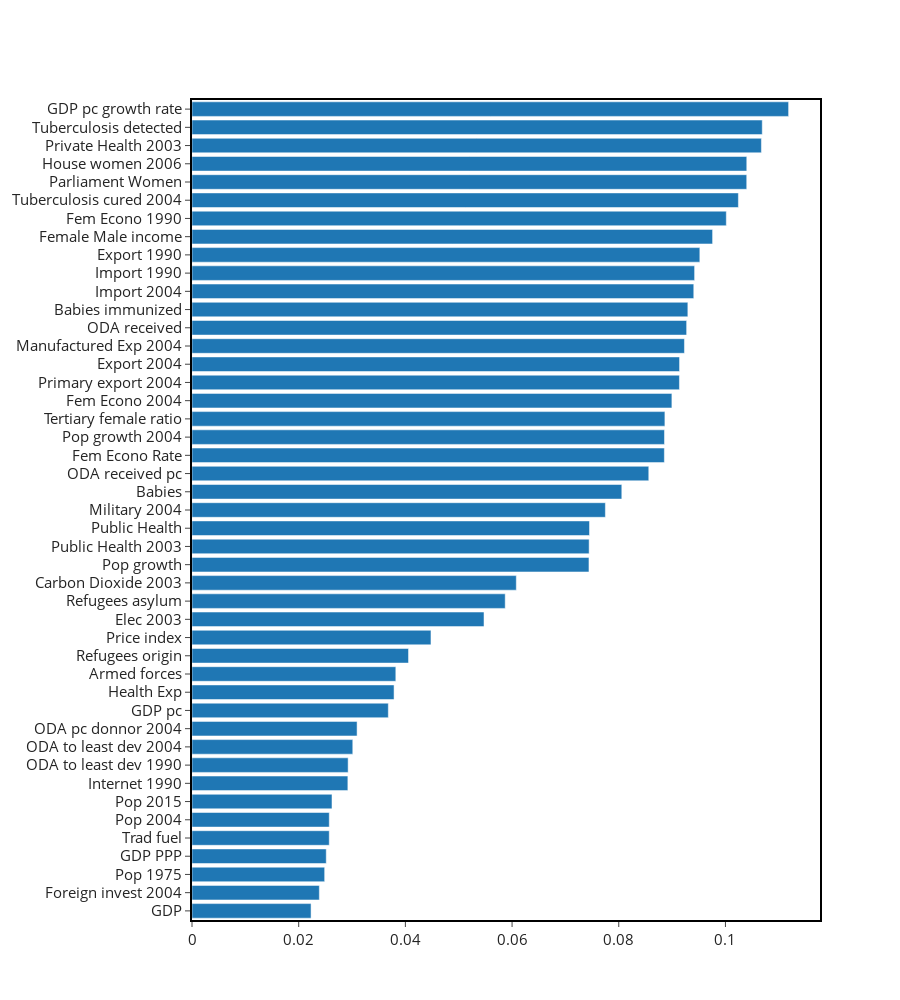

Notebook code cell kept with this figure:
### Markdown cell above
##### PLOT FEATURE IMPORTANCE RANKING

### Code cell
explainer.plot_feature_importance_ranking()

### Figure 1 — Plotly figure (JSON) as saved in the notebook; plotly's stock layout.template omitted (floating-point values rounded to 4 significant figures)
{"data": [{"orientation": "h", "showlegend": false, "type": "bar", "x": [0.07441, 0.08857, 0.0448, 0.06079, 0.0952, 0.0914, 0.05474, 0.02232, 0.02517, 0.0368, 0.1118, 0.08855, 0.1002, 0.08996, 0.03788, 0.08057, 0.02922, 0.09422, 0.09406, 0.08865, 0.09295, 0.09231, 0.02387, 0.07749, 0.07444, 0.1067, 0.09137, 0.07452, 0.05871, 0.04059, 0.03821, 0.104, 0.09759, 0.104, 0.02487, 0.02573, 0.02624, 0.1069, 0.1024, 0.02573, 0.03094, 0.02927, 0.03014, 0.09272, 0.08563], "y": ["Pop growth", "Pop growth 2004", "Price index", "Carbon Dioxide 2003", "Export 1990", "Export 2004", "Elec 2003", "GDP", "GDP PPP", "GDP pc", "GDP pc growth rate", "Fem Econo Rate", "Fem Econo 1990", "Fem Econo 2004", "Health Exp", "Babies", "Internet 1990", "Import 1990", "Import 2004", "Tertiary female ratio", "Babies immunized", "Manufactured Exp 2004", "Foreign invest 2004", "Military 2004", "Public Health 2003", "Private Health 2003", "Primary export 2004", "Public Health", "Refugees asylum", "Refugees origin", "Armed forces", "Parliament Women", "Female Male income", "House women 2006", "Pop 1975", "Pop 2004", "Pop 2015", "Tuberculosis detected", "Tuberculosis cured 2004", "Trad fuel", "ODA pc donnor 2004", "ODA to least dev 1990", "ODA to least dev 2004", "ODA received", "ODA received pc"]}], "layout": {"font": {"size": 15}, "height": 1000, "width": 900, "xaxis": {"linecolor": "black", "linewidth": 2, "mirror": true, "showgrid": false, "showline": true, "ticks": "outside", "zerolinecolor": "grey", "zerolinewidth": 1}, "yaxis": {"categoryorder": "total ascending", "linecolor": "black", "linewidth": 2, "mirror": true, "showline": true}}}
